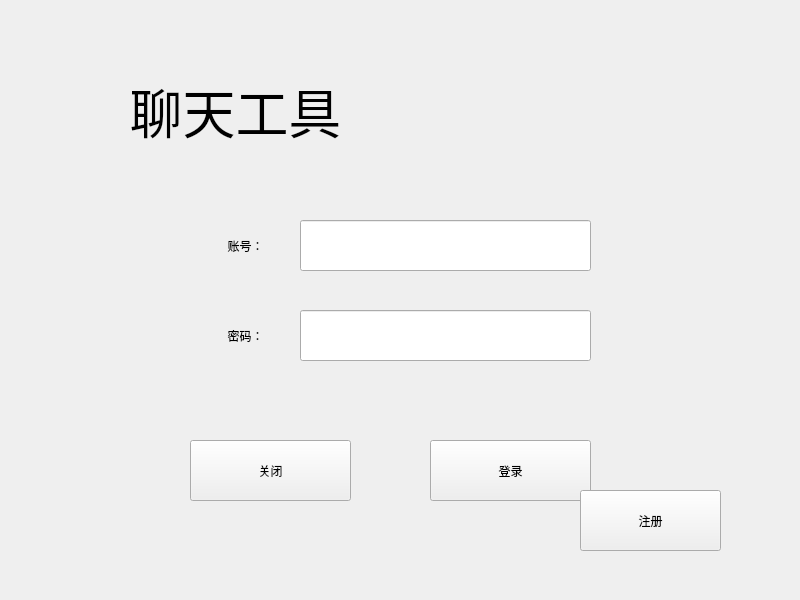
<?xml version="1.0" encoding="UTF-8"?>
<ui version="4.0">
 <class>Form_Login</class>
 <widget class="QWidget" name="Form_Login">
  <property name="geometry">
   <rect>
    <x>0</x>
    <y>0</y>
    <width>800</width>
    <height>600</height>
   </rect>
  </property>
  <property name="windowTitle">
   <string>Form</string>
  </property>
  <widget class="QPushButton" name="btn_login">
   <property name="geometry">
    <rect>
     <x>430</x>
     <y>440</y>
     <width>161</width>
     <height>61</height>
    </rect>
   </property>
   <property name="text">
    <string>登录</string>
   </property>
  </widget>
  <widget class="QLabel" name="lb_title">
   <property name="geometry">
    <rect>
     <x>30</x>
     <y>40</y>
     <width>411</width>
     <height>141</height>
    </rect>
   </property>
   <property name="styleSheet">
    <string notr="true">Font: 40pt;</string>
   </property>
   <property name="text">
    <string>聊天工具</string>
   </property>
   <property name="alignment">
    <set>Qt::AlignCenter</set>
   </property>
  </widget>
  <widget class="QLabel" name="background">
   <property name="geometry">
    <rect>
     <x>0</x>
     <y>0</y>
     <width>800</width>
     <height>600</height>
    </rect>
   </property>
   <property name="text">
    <string/>
   </property>
   <property name="pixmap">
    <pixmap resource="../Resource/resource.qrc">:/Image/background.jpg</pixmap>
   </property>
   <property name="scaledContents">
    <bool>true</bool>
   </property>
  </widget>
  <widget class="QPushButton" name="btn_register">
   <property name="geometry">
    <rect>
     <x>580</x>
     <y>490</y>
     <width>141</width>
     <height>61</height>
    </rect>
   </property>
   <property name="text">
    <string>注册</string>
   </property>
  </widget>
  <widget class="QPushButton" name="btn_exit">
   <property name="geometry">
    <rect>
     <x>190</x>
     <y>440</y>
     <width>161</width>
     <height>61</height>
    </rect>
   </property>
   <property name="text">
    <string>关闭</string>
   </property>
  </widget>
  <widget class="QWidget" name="Group_Main" native="true">
   <property name="geometry">
    <rect>
     <x>130</x>
     <y>170</y>
     <width>521</width>
     <height>241</height>
    </rect>
   </property>
   <widget class="QLineEdit" name="le_no">
    <property name="geometry">
     <rect>
      <x>170</x>
      <y>50</y>
      <width>291</width>
      <height>51</height>
     </rect>
    </property>
   </widget>
   <widget class="QLineEdit" name="le_pwd">
    <property name="geometry">
     <rect>
      <x>170</x>
      <y>140</y>
      <width>291</width>
      <height>51</height>
     </rect>
    </property>
   </widget>
   <widget class="QLabel" name="lb_no">
    <property name="geometry">
     <rect>
      <x>10</x>
      <y>50</y>
      <width>211</width>
      <height>51</height>
     </rect>
    </property>
    <property name="text">
     <string>账号：</string>
    </property>
    <property name="alignment">
     <set>Qt::AlignCenter</set>
    </property>
   </widget>
   <widget class="QLabel" name="lb_pwd">
    <property name="geometry">
     <rect>
      <x>10</x>
      <y>140</y>
      <width>211</width>
      <height>51</height>
     </rect>
    </property>
    <property name="text">
     <string>密码：</string>
    </property>
    <property name="alignment">
     <set>Qt::AlignCenter</set>
    </property>
   </widget>
  </widget>
  <zorder>background</zorder>
  <zorder>btn_login</zorder>
  <zorder>lb_title</zorder>
  <zorder>btn_register</zorder>
  <zorder>Group_Main</zorder>
  <zorder>btn_exit</zorder>
 </widget>
 <resources>
  <include location="../Resource/resource.qrc"/>
 </resources>
 <connections/>
</ui>
